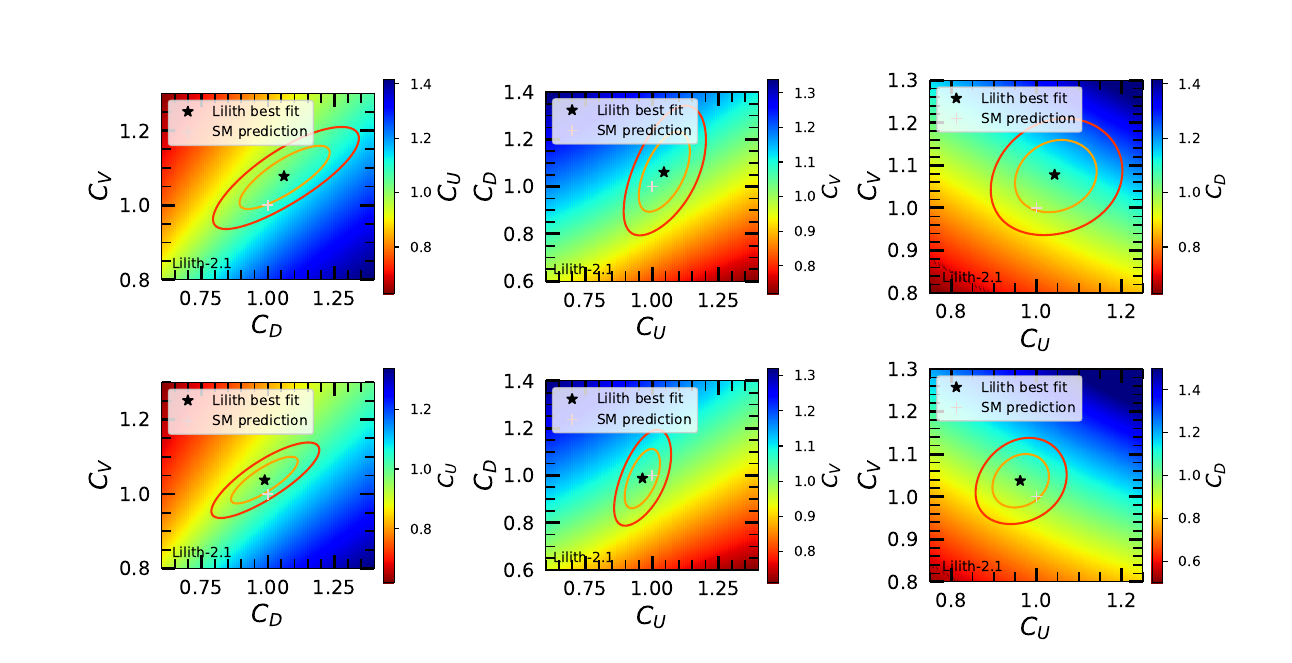

The Python source for this figure:
import sys, os
from scipy.interpolate import griddata
import matplotlib.pyplot as plt
import matplotlib
import numpy as np

lilith_dir = os.path.dirname(os.path.dirname(os.path.dirname(os.path.dirname(os.path.dirname(os.path.abspath(__file__))))))+"/"
sys.path.append(lilith_dir)

validation_dir = lilith_dir+"validations/CUCDCV/2d_profiles/"


# Output files
output36_1 = validation_dir+"results/CDCV-CU_2dprofiles_36fb-1_minuit.out"
output140_1 = validation_dir+"results/CDCV-CU_2dprofiles_140fb-1_minuit.out"
output36_2 = validation_dir+"results/CUCD-CV_2dprofiles_36fb-1_minuit.out"
output140_2 = validation_dir+"results/CUCD-CV_2dprofiles_140fb-1_minuit.out"
output36_3 = validation_dir+"results/CUCV-CD_2dprofiles_36fb-1_minuit.out"
output140_3 = validation_dir+"results/CUCV-CD_2dprofiles_140fb-1_minuit.out"

outputplot = "profilingfits_colormap.pdf"





######################################################################
# Plot routine1
######################################################################
# Scan ranges
CD_min1 = 0.7
CD_max1 = 1.4
CV_min1 = 0.8
CV_max1 = 1.3

# Number of grid steps in each of the two dimensions (squared grid)
grid_subdivisions = 100

#Best Lilith fit point 
CDmin36_1 = 1.0606060606060606
CVmin36_1 = 1.077777777777778

print("***** plotting 36fb-1 data fit *****")

# Preparing plot
matplotlib.rcParams['xtick.major.pad'] = 8
matplotlib.rcParams['ytick.major.pad'] = 8

fig = plt.figure( figsize=(48,12) )
ax = fig.add_subplot(231)

ax.yaxis.set_ticks_position('both')
ax.yaxis.set_label_position('left')

ax.xaxis.set_ticks_position('both')
ax.xaxis.set_label_position('bottom')

plt.minorticks_on()
plt.tick_params(direction='in', labelsize=14, length=10, width=2)
plt.tick_params(which='minor', direction='in', length=7, width=1.2)


# Getting the data
data_36_1 = np.genfromtxt(output36_1)

x36_1 = data_36_1[:,0]
y36_1 = data_36_1[:,1]
z36_1 = data_36_1[:,2]
t36_1 = data_36_1[:,3]

# Substracting the -2LogL minimum to form Delta(-2LogL)
z236_1=[]
for z_el in z36_1:
  z236_1.append(z_el-z36_1.min())


# Interpolating the grid
xi36_1 = np.linspace(x36_1.min(), x36_1.max(), grid_subdivisions)
yi36_1 = np.linspace(y36_1.min(), y36_1.max(), grid_subdivisions)

X36_1, Y36_1 = np.meshgrid(xi36_1, yi36_1)
#print("X36 après meshgrid:", X36_1)
Z36_1 = griddata((x36_1, y36_1), z236_1, (X36_1, Y36_1), method="linear")
#print("griddata:", Z36_1)

# Plotting the 68% and 95% CL regions
ax.contour(xi36_1,yi36_1,Z36_1,[10**(-10),2.3,5.99],colors=['#ff3300','#ffa500'])#, \
              #vmin=0, vmax=20, origin='lower', extent=[x.min(), x.max(), y.min(), y.max()])

ax.set_aspect((CD_max1-CD_min1)/(CV_max1-CV_min1))

sc = ax.scatter(x36_1, y36_1, c=t36_1, cmap="jet_r")
cbar = fig.colorbar(sc,fraction=0.046, pad=0.04)
cbar.set_label("$C_U$", fontsize=18)

# best Lilith fit point
plt.plot([CDmin36_1],[CVmin36_1], '*', markersize=8, color = 'black', label = 'Lilith best fit')


# Standard Model 
plt.plot([1], [1], '+',markersize=8, color = '#eed8d7', label="SM prediction")
plt.legend(loc='upper left')


# Title, labels, color bar...
#plt.title("CD-CV fit profiled over CU for 36 fb$^{-1}$ data", fontsize=13, ha="center")
plt.xlabel(r'$C_D$',fontsize=18)
plt.ylabel(r'$C_V$',fontsize=18)
plt.text(0.64, 0.83,"Lilith-2.1", fontsize=10)



######################################################################
# Plot routine2
######################################################################

#Best Lilith fit point 
CDmin140_1 = 0.9878787878787878
CVmin140_1 = 1.0373737373737375

print("***** plotting 140_1fb-1 data fit *****")

# Preparing plot
matplotlib.rcParams['xtick.major.pad'] = 8
matplotlib.rcParams['ytick.major.pad'] = 8

ax = fig.add_subplot(234)

ax.yaxis.set_ticks_position('both')
ax.yaxis.set_label_position('left')

ax.xaxis.set_ticks_position('both')
ax.xaxis.set_label_position('bottom')

plt.minorticks_on()
plt.tick_params(direction='in', labelsize=14, length=10, width=2)
plt.tick_params(which='minor', direction='in', length=7, width=1.2)


# Getting the data
data_140_1 = np.genfromtxt(output140_1)

x140_1 = data_140_1[:,0]
y140_1 = data_140_1[:,1]
z140_1 = data_140_1[:,2]
t140_1 = data_140_1[:,3]

# Substracting the -2LogL minimum to form Delta(-2LogL)
z2140_1=[]
for z_el in z140_1:
  z2140_1.append(z_el-z140_1.min())


# Interpolating the grid
xi140_1 = np.linspace(x140_1.min(), x140_1.max(), grid_subdivisions)
yi140_1 = np.linspace(y140_1.min(), y140_1.max(), grid_subdivisions)

X140_1, Y140_1 = np.meshgrid(xi140_1, yi140_1)
Z140_1 = griddata((x140_1, y140_1), z2140_1, (X140_1, Y140_1), method="linear")


# Plotting the 68% and 95% CL regions
ax.contour(xi140_1,yi140_1,Z140_1,[10**(-10),2.3,5.99],colors=['#ff3300','#ffa500'])#, \
              #vmin=0, vmax=20, origin='lower', extent=[x.min(), x.max(), y.min(), y.max()])

sc2 = ax.scatter(x140_1, y140_1, c=t140_1, cmap="jet_r")
cbar = fig.colorbar(sc2,fraction=0.046, pad=0.04)
cbar.set_label("$C_U$", fontsize=15)

ax.set_aspect((CD_max1-CD_min1)/(CV_max1-CV_min1))



# best Lilith fit point
plt.plot([CDmin140_1],[CVmin140_1], '*', markersize=8, color = 'black', label = 'Lilith best fit')


# Standard Model 
plt.plot([1], [1], '+',markersize=8, color = '#eed8d7', label="SM prediction")
plt.legend(loc='upper left')


# Title, labels, color bar...
#plt.title("CD-CV fit profiled over CU for 140 fb$^{-1}$ data", fontsize=13, ha="center")
plt.xlabel(r'$C_D$',fontsize=18)
plt.ylabel(r'$C_V$',fontsize=18)
plt.text(0.64, 0.83,"Lilith-2.1", fontsize=10)



######################################################################
# Plot routine3
######################################################################
# Scan ranges
CU_min2 = 0.6
CU_max2 = 1.4
CD_min2 = 0.6
CD_max2 = 1.5


#Best Lilith fit point 
CUmin36_2 = 1.0444444444444443
CDmin36_2 = 1.0606060606060606

print("***** plotting 36fb-1 data fit *****")

# Preparing plot
matplotlib.rcParams['xtick.major.pad'] = 8
matplotlib.rcParams['ytick.major.pad'] = 8


ax = fig.add_subplot(232)

ax.yaxis.set_ticks_position('both')
ax.yaxis.set_label_position('left')

ax.xaxis.set_ticks_position('both')
ax.xaxis.set_label_position('bottom')

plt.minorticks_on()
plt.tick_params(direction='in', labelsize=14, length=10, width=2)
plt.tick_params(which='minor', direction='in', length=7, width=1.2)


# Getting the data
data_36_2 = np.genfromtxt(output36_2)

x36_2 = data_36_2[:,0]
y36_2 = data_36_2[:,1]
z36_2 = data_36_2[:,2]
t36_2 = data_36_2[:,3]

# Substracting the -2LogL minimum to form Delta(-2LogL)
z236_2=[]
for z_el in z36_2:
  z236_2.append(z_el-z36_2.min())


# Interpolating the grid
xi36_2 = np.linspace(x36_2.min(), x36_2.max(), grid_subdivisions)
yi36_2 = np.linspace(y36_2.min(), y36_2.max(), grid_subdivisions)

X36_2, Y36_2 = np.meshgrid(xi36_2, yi36_2)
Z36_2 = griddata((x36_2, y36_2), z236_2, (X36_2, Y36_2), method="linear")


# Plotting the 68% and 95% CL regions
ax.contour(xi36_2,yi36_2,Z36_2,[10**(-10),2.3,5.99],colors=['#ff3300','#ffa500'])#, \
              #vmin=0, vmax=20, origin='lower', extent=[x.min(), x.max(), y.min(), y.max()])

ax.set_aspect((CU_max2-CU_min2)/(CD_max2-CD_min2))


sc3 = ax.scatter(x36_2, y36_2, c=t36_2, cmap="jet_r")
cbar = fig.colorbar(sc3,fraction=0.046, pad=0.04)
cbar.set_label("$C_V$", fontsize=15)


# best Lilith fit point
plt.plot([CUmin36_2],[CDmin36_2], '*', markersize=8, color = 'black', label = 'Lilith best fit')


# Standard Model 
plt.plot([1], [1], '+',markersize=8, color = '#eed8d7', label="SM prediction")
plt.legend(loc='upper left')


# Title, labels, color bar...
#plt.title("CD-CU fit profiled over CV for 36 fb$^{-1}$ data", fontsize=13, ha="center")
plt.xlabel(r'$C_U$',fontsize=18)
plt.ylabel(r'$C_D$',fontsize=18)
plt.text(0.63, 0.63,"Lilith-2.1", fontsize=10)



######################################################################
# Plot routine4
######################################################################

#Best Lilith fit point 
CUmin140_2 = 0.9636363636363636
CDmin140_2 = 0.9878787878787878

print("***** plotting 140_2fb-1 data fit *****")

# Preparing plot
matplotlib.rcParams['xtick.major.pad'] = 8
matplotlib.rcParams['ytick.major.pad'] = 8

ax = fig.add_subplot(235)

ax.yaxis.set_ticks_position('both')
ax.yaxis.set_label_position('left')

ax.xaxis.set_ticks_position('both')
ax.xaxis.set_label_position('bottom')

plt.minorticks_on()
plt.tick_params(direction='in', labelsize=14, length=10, width=2)
plt.tick_params(which='minor', direction='in', length=7, width=1.2)


# Getting the data
data_140_2 = np.genfromtxt(output140_2)

x140_2 = data_140_2[:,0]
y140_2 = data_140_2[:,1]
z140_2 = data_140_2[:,2]
t140_2 = data_140_2[:,3]

# Substracting the -2LogL minimum to form Delta(-2LogL)
z2140_2=[]
for z_el in z140_2:
  z2140_2.append(z_el-z140_2.min())


# Interpolating the grid
xi140_2 = np.linspace(x140_2.min(), x140_2.max(), grid_subdivisions)
yi140_2 = np.linspace(y140_2.min(), y140_2.max(), grid_subdivisions)

X140_2, Y140_2 = np.meshgrid(xi140_2, yi140_2)
Z140_2 = griddata((x140_2, y140_2), z2140_2, (X140_2, Y140_2), method="linear")


# Plotting the 68% and 95% CL regions
ax.contour(xi140_2,yi140_2,Z140_2,[10**(-10),2.3,5.99],colors=['#ff3300','#ffa500'])#, \
              #vmin=0, vmax=20, origin='lower', extent=[x.min(), x.max(), y.min(), y.max()])

ax.set_aspect((CU_max2-CU_min2)/(CD_max2-CD_min2))

sc4 = ax.scatter(x140_2, y140_2, c=t140_2, cmap="jet_r")
cbar = fig.colorbar(sc4,fraction=0.046, pad=0.04)
cbar.set_label("$C_V$", fontsize=15)

# best Lilith fit point
plt.plot([CUmin140_2],[CDmin140_2], '*', markersize=8, color = 'black', label = 'Lilith best fit')


# Standard Model 
plt.plot([1], [1], '+',markersize=8, color = '#eed8d7', label="SM prediction")
plt.legend(loc='upper left')


# Title, labels, color bar...
#plt.title("CD-CU fit profiled over CV for 140 fb$^{-1}$ data", fontsize=13, ha="center")
plt.xlabel(r'$C_U$',fontsize=18)
plt.ylabel(r'$C_D$',fontsize=18)
plt.text(0.63, 0.63,"Lilith-2.1", fontsize=10)




######################################################################
# Plot routine5
######################################################################

# Scan ranges
CU_min3 = 0.75
CU_max3 = 1.25
CV_min3 = 0.8
CV_max3 = 1.3

# Number of grid steps in each of the two dimensions (squared grid)
grid_subdivisions = 100

#Best Lilith fit point 
CUmin36_3 = 1.0429292929292928
CVmin36_3 = 1.077777777777778


print("***** plotting 36fb-1_3 data fit *****")

# Preparing plot
matplotlib.rcParams['xtick.major.pad'] = 8
matplotlib.rcParams['ytick.major.pad'] = 8

ax = fig.add_subplot(233)

ax.yaxis.set_ticks_position('both')
ax.yaxis.set_label_position('left')

ax.xaxis.set_ticks_position('both')
ax.xaxis.set_label_position('bottom')

plt.minorticks_on()
plt.tick_params(direction='in', labelsize=14, length=10, width=2)
plt.tick_params(which='minor', direction='in', length=7, width=1.2)


# Getting the data
data_36_3 = np.genfromtxt(output36_3)

x36_3 = data_36_3[:,0]
y36_3 = data_36_3[:,1]
z36_3 = data_36_3[:,2]
t36_3 = data_36_3[:,3]

# Substracting the -2LogL minimum to form Delta(-2LogL)
z236_3=[]
for z_el in z36_3:
  z236_3.append(z_el-z36_3.min())


# Interpolating the grid
xi36_3 = np.linspace(x36_3.min(), x36_3.max(), grid_subdivisions)
yi36_3 = np.linspace(y36_3.min(), y36_3.max(), grid_subdivisions)

X36_3, Y36_3 = np.meshgrid(xi36_3, yi36_3)
Z36_3 = griddata((x36_3, y36_3), z236_3, (X36_3, Y36_3), method="linear")


# Plotting the 68% and 95% CL regions
ax.contour(xi36_3,yi36_3,Z36_3,[10**(-10),2.3,5.99],colors=['#ff3300','#ffa500'])#, \
              #vmin=0, vmax=20, origin='lower', extent=[x.min(), x.max(), y.min(), y.max()])

ax.set_aspect((CU_max3-CU_min3)/(CV_max3-CV_min3))

sc5 = ax.scatter(x36_3, y36_3, c=t36_3, cmap="jet_r")
cbar = fig.colorbar(sc,fraction=0.046, pad=0.04)
cbar.set_label("$C_D$", fontsize=15)


# best Lilith fit point
plt.plot([CUmin36_3],[CVmin36_3], '*', markersize=8, color = 'black', label = 'Lilith best fit')


# Standard Model 
plt.plot([1], [1], '+',markersize=8, color = '#eed8d7', label="SM prediction")
plt.legend(loc='upper left')


# Title, labels, color bar...
#plt.title("CU-CV fit profiled over CD for 36 fb$^{-1}$ data", fontsize=13, ha="center")
plt.xlabel(r'$C_U$',fontsize=18)
plt.ylabel(r'$C_V$',fontsize=18)
plt.text(0.78, 0.825,"Lilith-2.1", fontsize=10)


######################################################################
# Plot routine6
######################################################################

#Best Lilith fit point 
CUmin140_3 = 0.9621212121212122
CVmin140_3 = 1.0373737373737375

print("***** plotting 140_3fb-1 data fit *****")

# Preparing plot
matplotlib.rcParams['xtick.major.pad'] = 8
matplotlib.rcParams['ytick.major.pad'] = 8

ax = fig.add_subplot(236)

ax.yaxis.set_ticks_position('both')
ax.yaxis.set_label_position('left')

ax.xaxis.set_ticks_position('both')
ax.xaxis.set_label_position('bottom')

plt.minorticks_on()
plt.tick_params(direction='in', labelsize=14, length=10, width=2)
plt.tick_params(which='minor', direction='in', length=7, width=1.2)


# Getting the data
data_140_3 = np.genfromtxt(output140_3)

x140_3 = data_140_3[:,0]
y140_3 = data_140_3[:,1]
z140_3 = data_140_3[:,2]
t140_3 = data_140_3[:,3]

# Substracting the -2LogL minimum to form Delta(-2LogL)
z2140_3=[]
for z_el in z140_3:
  z2140_3.append(z_el-z140_3.min())


# Interpolating the grid
xi140_3 = np.linspace(x140_3.min(), x140_3.max(), grid_subdivisions)
yi140_3 = np.linspace(y140_3.min(), y140_3.max(), grid_subdivisions)

X140_3, Y140_3 = np.meshgrid(xi140_3, yi140_3)
Z140_3 = griddata((x140_3, y140_3), z2140_3, (X140_3, Y140_3), method="linear")


# Plotting the 68% and 95% CL regions
ax.contour(xi140_3,yi140_3,Z140_3,[10**(-10),2.3,5.99],colors=['#ff3300','#ffa500'])#, \
              #vmin=0, vmax=20, origin='lower', extent=[x.min(), x.max(), y.min(), y.max()])

ax.set_aspect((CU_max3-CU_min3)/(CV_max3-CV_min3))

sc6 = ax.scatter(x140_3, y140_3, c=t140_3, cmap="jet_r")
cbar = fig.colorbar(sc6,fraction=0.046, pad=0.04)
cbar.set_label("$C_D$", fontsize=15)

# best Lilith fit point
plt.plot([CUmin140_3],[CVmin140_3], '*', markersize=8, color = 'black', label = 'Lilith best fit')


# Standard Model 
plt.plot([1], [1], '+',markersize=8, color = '#eed8d7', label="SM prediction")
plt.legend(loc='upper left')


# Title, labels, color bar...
#plt.title("CU-CV fit profiled over CD for 140 fb$^{-1}$ data", fontsize=13, ha="center")
plt.xlabel(r'$C_U$',fontsize=18)
plt.ylabel(r'$C_V$',fontsize=18)
plt.text(0.78, 0.825,"Lilith-2.1", fontsize=10)




#fig.tight_layout()    
plt.subplots_adjust(left=0.125, bottom=0.1, right=0.9, top=0.9, wspace=0.65, hspace=0.2)          
plt.show()

# Saving figure (.pdf)
fig.savefig(outputplot)

print("***** done *****")
print("results are stored in", outputplot)

